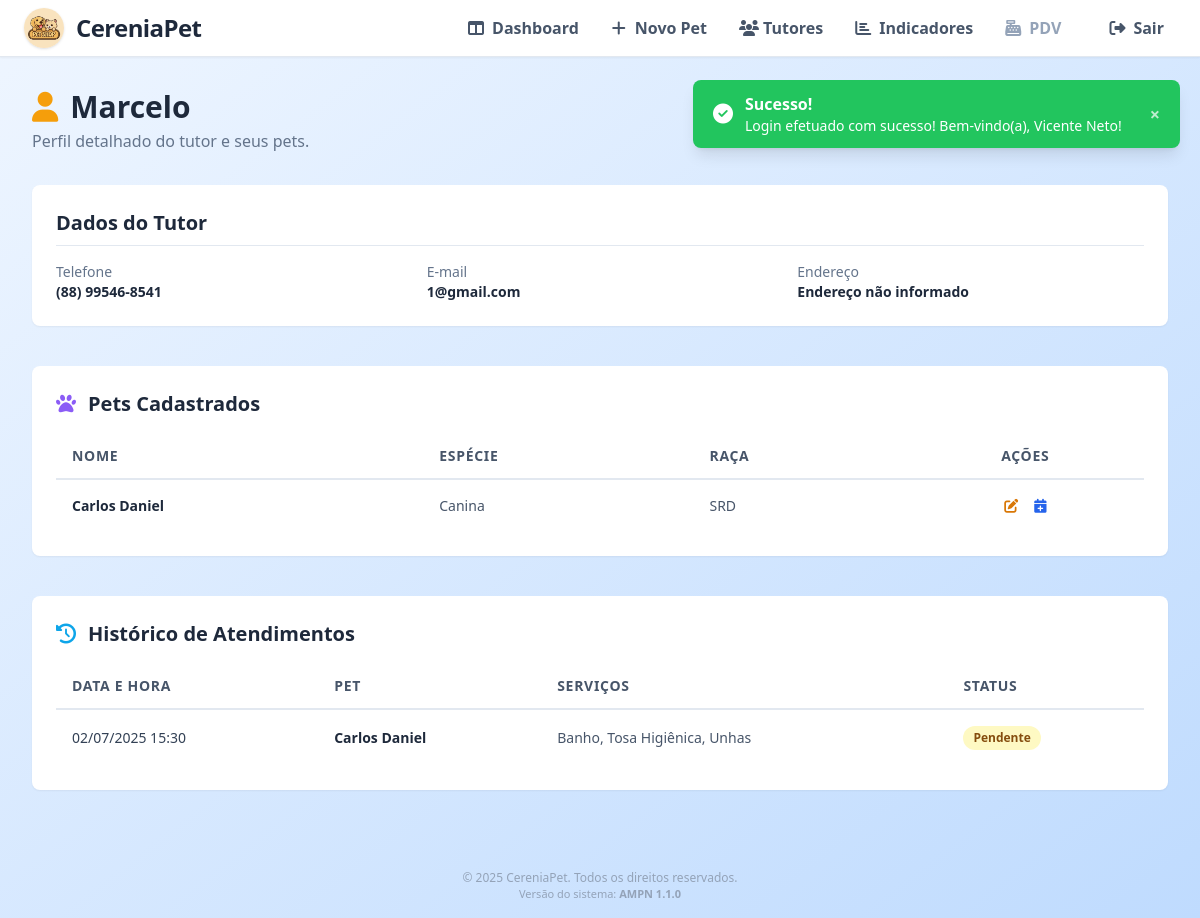
Before: /tutores/visualizar_tutor.php?id=8 (signed in) with the older database file.
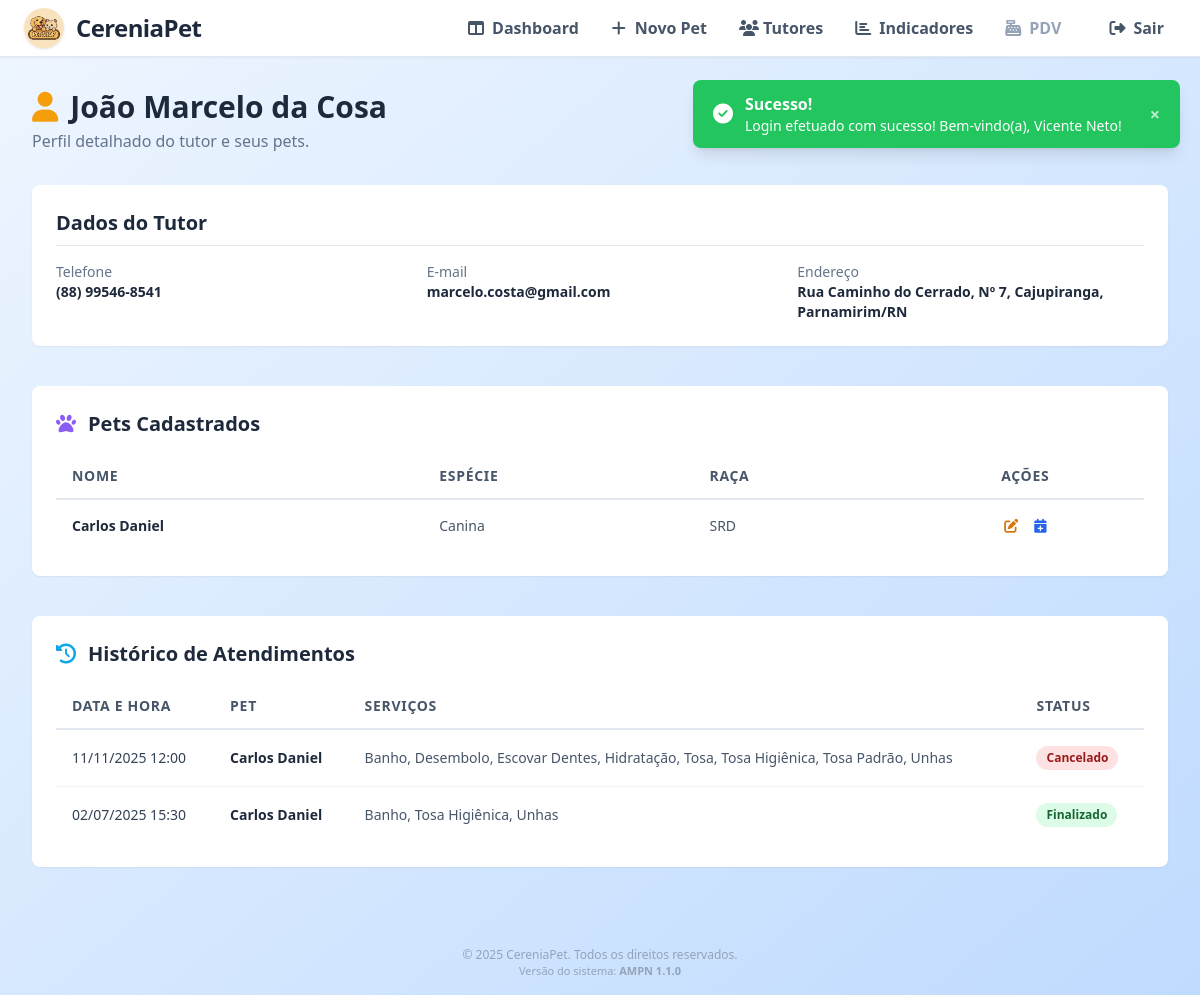
After: the same page with the newer database file.
### tables this page shows
CREATE TABLE `tutores` (
  `id` int(11) NOT NULL,
  `nome` varchar(100) NOT NULL,
  `email` varchar(100) NOT NULL,
  `telefone` varchar(20) NOT NULL,
  `atualizado_em` timestamp NULL DEFAULT NULL ON UPDATE current_timestamp(),
  `cep` varchar(9) DEFAULT NULL,
  `rua` varchar(100) DEFAULT NULL,
  `numero` varchar(10) DEFAULT NULL,
  `bairro` varchar(60) DEFAULT NULL,
  `cidade` varchar(60) DEFAULT NULL,
  `uf` varchar(2) DEFAULT NULL
);

### tutores/visualizar_tutor.php (the view, shortened to what the changed rows need)
<?php
include "../config/config.php";
$tutorId = $_GET['id'];
$stmt = $pdo->prepare("SELECT * FROM tutores WHERE id = ?");
$stmt->execute([$tutorId]);
$tutor = $stmt->fetch(PDO::FETCH_ASSOC);
$stmt = $pdo->prepare("SELECT * FROM pets WHERE tutor_id = ?");
$stmt->execute([$tutorId]);
$pets = $stmt->fetchAll(PDO::FETCH_ASSOC);
$stmt = $pdo->prepare("
    SELECT
        MIN(a.id) as id,
        a.data_hora,
        a.status,
        p.nome AS nome_pet,
        GROUP_CONCAT(s.nome ORDER BY s.nome SEPARATOR ', ') AS servicos
    FROM agendamentos a
    INNER JOIN pets p ON a.pet_id = p.id
    INNER JOIN servicos s ON a.servico_id = s.id
    WHERE p.tutor_id = ?
    GROUP BY a.data_hora, p.nome, a.status
    ORDER BY a.data_hora DESC, p.nome ASC
    LIMIT 15
");
$stmt->execute([$tutorId]);
$agendamentos = $stmt->fetchAll(PDO::FETCH_ASSOC);
function formatarTelefone($telefone) {
    $telefone = preg_replace('/[^0-9]/', '', $telefone);
    if (strlen($telefone) === 11) {
        return preg_replace('/(\d{2})(\d{5})(\d{4})/', '($1) $2-$3', $telefone);
    } elseif (strlen($telefone) === 10) {
        return preg_replace('/(\d{2})(\d{4})(\d{4})/', '($1) $2-$3', $telefone);
    }
    return $telefone;
}
function montarEndereco($tutor) {
    $partes = [];
    if (!empty($tutor['rua']))      $partes[] = $tutor['rua'];
    if (!empty($tutor['numero']))   $partes[] = 'Nº ' . $tutor['numero'];
    if (!empty($tutor['bairro']))   $partes[] = $tutor['bairro'];
    if (!empty($tutor['cidade']) && !empty($tutor['uf'])) $partes[] = $tutor['cidade'] . '/' . $tutor['uf'];
    return implode(', ', $partes) ?: 'Endereço não informado';
}
?>
<!DOCTYPE html>
<html lang="pt-BR">
<head>
    <link rel="stylesheet" href="https://cdnjs.cloudflare.com/ajax/libs/font-awesome/6.5.0/css/all.min.css">
    <script src="https://cdn.tailwindcss.com"></script>
</head>
<body class="min-h-screen bg-gradient-to-br from-blue-50 to-blue-200 flex flex-col">
    <main class="flex-1 w-full p-4 md:p-6 lg:p-8">
        <div class="mb-8 animate-fade-in">
            <div class="flex flex-col md:flex-row md:items-center md:justify-between gap-4">
                <div>
                    <h1 class="text-3xl font-bold text-slate-800 flex items-center gap-3">
                        <i class="fa-solid fa-user text-amber-500"></i>
                        <?= htmlspecialchars($tutor['nome']); ?>
                    </h1>
                    <p class="text-slate-500 mt-1">Perfil detalhado do tutor e seus pets.</p>
                </div>
            </div>
        </div>
        <div class="space-y-10">
            <div class="bg-white p-6 rounded-lg shadow-sm animate-fade-in">
                <h2 class="text-xl font-bold text-slate-800 mb-4 border-b border-slate-200 pb-2">Dados do Tutor</h2>
                <dl class="grid grid-cols-1 sm:grid-cols-2 lg:grid-cols-3 gap-x-6 gap-y-4 text-sm">
                    <div>
                        <dd class="text-slate-800 font-semibold flex items-center gap-3">
                            <span><?= htmlspecialchars(formatarTelefone($tutor['telefone'])); ?></span>
                        </dd>
                    </div>
                    <div>
                        <dt class="font-medium text-slate-500">E-mail</dt>
                        <dd class="text-slate-800 font-semibold"><?= htmlspecialchars($tutor['email']); ?></dd>
                    </div>
                    <div class="lg:col-span-1">
                        <dt class="font-medium text-slate-500">Endereço</dt>
                        <dd class="text-slate-800 font-semibold">
                            <?= htmlspecialchars(montarEndereco($tutor)) ?>
                        </dd>
                    </div>
                </dl>
            </div>
            <div class="bg-white p-6 rounded-lg shadow-sm animate-fade-in">
                <h2 class="text-xl font-bold text-slate-800 mb-4 flex items-center gap-3">
                    <i class="fa-solid fa-paw text-violet-500"></i>
                    Pets Cadastrados
                </h2>
                <?php if (empty($pets)): ?>
                    <div class="text-slate-500 text-center py-8 border-2 border-dashed rounded-lg">Nenhum pet cadastrado para este tutor.</div>
                <?php else: ?>
                    <div class="overflow-x-auto">
                        <table class="min-w-full text-sm">
                            <thead class="border-b-2 border-slate-200">
                                <tr>
                                    <th class="px-4 py-3 text-left font-semibold text-slate-600 uppercase tracking-wider">Nome</th>
                                    <th class="px-4 py-3 text-left font-semibold text-slate-600 uppercase tracking-wider">Espécie</th>
                                    <th class="px-4 py-3 text-left font-semibold text-slate-600 uppercase tracking-wider">Raça</th>
                                    <th class="px-4 py-3 text-center font-semibold text-slate-600 uppercase tracking-wider">Ações</th>
                                </tr>
                            </thead>
                        </table>
                    </div>
                <?php endif; ?>
            </div>
            <div class="bg-white p-6 rounded-lg shadow-sm animate-fade-in">
                <h2 class="text-xl font-bold text-slate-800 mb-4 flex items-center gap-3">
                    <i class="fa fa-history text-sky-500"></i>
                    Histórico de Atendimentos
                </h2>
                <?php if (empty($agendamentos)): ?>
                    <div class="text-slate-500 text-center py-8 border-2 border-dashed rounded-lg">Nenhum agendamento encontrado para os pets deste tutor.</div>
                <?php else: ?>
                    <div class="overflow-x-auto">
                        <table class="min-w-full text-sm">
                            <thead class="border-b-2 border-slate-200">
                                <tr>
                                    <th class="px-4 py-3 text-left font-semibold text-slate-600 uppercase tracking-wider">Data e Hora</th>
                                    <th class="px-4 py-3 text-left font-semibold text-slate-600 uppercase tracking-wider">Pet</th>
                                    <th class="px-4 py-3 text-left font-semibold text-slate-600 uppercase tracking-wider">Serviços</th>
                                    <th class="px-4 py-3 text-left font-semibold text-slate-600 uppercase tracking-wider">Status</th>
                                </tr>
                            </thead>
                            <tbody class="divide-y divide-slate-100">
                                <?php foreach ($agendamentos as $ag): ?>
                                    <tr class="hover:bg-slate-50">
                                        <td class="px-4 py-4 text-slate-700 whitespace-nowrap"><?= date('d/m/Y H:i', strtotime($ag['data_hora'])) ?></td>
                                        <td class="px-4 py-4 font-semibold text-slate-800"><?= htmlspecialchars($ag['nome_pet']) ?></td>
                                        <td class="px-4 py-4 text-slate-600"><?= htmlspecialchars($ag['servicos'] ?? '-') ?></td>
                                        <td class="px-4 py-4">
                                            <span class="inline-block px-2.5 py-1 rounded-full text-xs font-semibold
                                                <?= $ag['status'] == 'Pendente' ? 'bg-yellow-100 text-yellow-800' :
                                                   ($ag['status'] == 'Em Atendimento' ? 'bg-blue-100 text-blue-800' :
                                                   ($ag['status'] == 'Finalizado' ? 'bg-green-100 text-green-800' :
                                                   ($ag['status'] == 'Cancelado' ? 'bg-red-100 text-red-800' : 'bg-slate-100 text-slate-800'))); ?>">
                                                <?= htmlspecialchars($ag['status']) ?>
                                            </span>
                                        </td>
                                    </tr>
                                <?php endforeach; ?>
                            </tbody>
                        </table>
                    </div>
                <?php endif; ?>
            </div>
        </div>
    </main>
</body>
</html>

Changed rows visible on the page:
changed tutores: nome "Marcelo" → "João Marcelo da Cosa"; email "1@gmail.com" → "marcelo.costa@gmail.com"
Other visible differences:
montarEndereco($tutor): "Endereço não informado" → "Rua Caminho do Cerrado, Nº 7, Cajupiranga, Parnamirim/RN"
new list line: "11/11/2025 12:00 Carlos Daniel Banho, Desembolo, Escovar Dentes, Hidratação, Tosa, Tosa Higiênica, Tosa Padrão, Unhas Cancelado"
new list line: "02/07/2025 15:30 Carlos Daniel Banho, Tosa Higiênica, Unhas Finalizado"
list line gone: "02/07/2025 15:30 Carlos Daniel Banho, Tosa Higiênica, Unhas Pendente"
